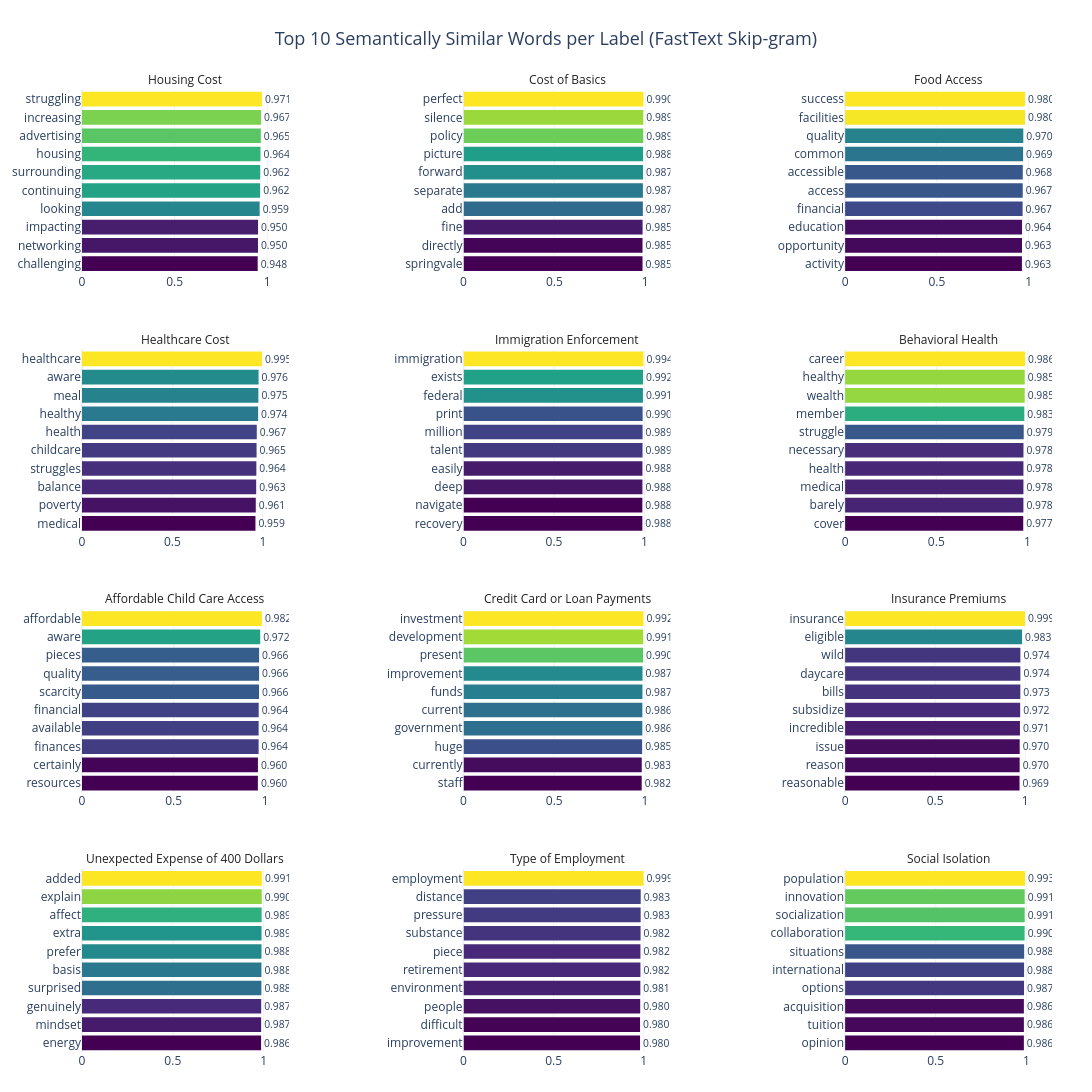

The notebook cell this image was saved under:
### Code cell
fig = plot_label_similarities(ftskipgram_model, label_list, topn=10, cols=3)
    fig.show()

### Figure 1 — Plotly figure (JSON) as saved in the notebook; plotly's stock layout.template omitted (floating-point values rounded to 4 significant figures)
{"data": [{"hovertemplate": "<b>%{y}</b><br>similarity: %{x:.4f}<extra></extra>", "marker": {"cmax": 0.9713, "cmin": 0.9484, "color": [0.9484, 0.9499, 0.9503, 0.959, 0.9616, 0.9621, 0.9635, 0.9653, 0.9667, 0.9713], "colorscale": [[0, "#440154"], [0.1111, "#482878"], [0.2222, "#3e4989"], [0.3333, "#31688e"], [0.4444, "#26828e"], [0.5556, "#1f9e89"], [0.6667, "#35b779"], [0.7778, "#6ece58"], [0.8889, "#b5de2b"], [1, "#fde725"]], "line": {"width": 0}}, "orientation": "h", "showlegend": false, "text": ["0.948", "0.950", "0.950", "0.959", "0.962", "0.962", "0.964", "0.965", "0.967", "0.971"], "textposition": "outside", "type": "bar", "x": [0.9484, 0.9499, 0.9503, 0.959, 0.9616, 0.9621, 0.9635, 0.9653, 0.9667, 0.9713], "xaxis": "x", "y": ["challenging", "networking", "impacting", "looking", "continuing", "surrounding", "housing", "advertising", "increasing", "struggling"], "yaxis": "y"}, {"hovertemplate": "<b>%{y}</b><br>similarity: %{x:.4f}<extra></extra>", "marker": {"cmax": 0.99, "cmin": 0.9848, "color": [0.9848, 0.9849, 0.9852, 0.9866, 0.9869, 0.9874, 0.9877, 0.9889, 0.9892, 0.99], "colorscale": [[0, "#440154"], [0.1111, "#482878"], [0.2222, "#3e4989"], [0.3333, "#31688e"], [0.4444, "#26828e"], [0.5556, "#1f9e89"], [0.6667, "#35b779"], [0.7778, "#6ece58"], [0.8889, "#b5de2b"], [1, "#fde725"]], "line": {"width": 0}}, "orientation": "h", "showlegend": false, "text": ["0.985", "0.985", "0.985", "0.987", "0.987", "0.987", "0.988", "0.989", "0.989", "0.990"], "textposition": "outside", "type": "bar", "x": [0.9848, 0.9849, 0.9852, 0.9866, 0.9869, 0.9874, 0.9877, 0.9889, 0.9892, 0.99], "xaxis": "x2", "y": ["springvale", "directly", "fine", "add", "separate", "forward", "picture", "policy", "silence", "perfect"], "yaxis": "y2"}, {"hovertemplate": "<b>%{y}</b><br>similarity: %{x:.4f}<extra></extra>", "marker": {"cmax": 0.9798, "cmin": 0.9629, "color": [0.9629, 0.9633, 0.9636, 0.9667, 0.9674, 0.9676, 0.9695, 0.9705, 0.9796, 0.9798], "colorscale": [[0, "#440154"], [0.1111, "#482878"], [0.2222, "#3e4989"], [0.3333, "#31688e"], [0.4444, "#26828e"], [0.5556, "#1f9e89"], [0.6667, "#35b779"], [0.7778, "#6ece58"], [0.8889, "#b5de2b"], [1, "#fde725"]], "line": {"width": 0}}, "orientation": "h", "showlegend": false, "text": ["0.963", "0.963", "0.964", "0.967", "0.967", "0.968", "0.969", "0.970", "0.980", "0.980"], "textposition": "outside", "type": "bar", "x": [0.9629, 0.9633, 0.9636, 0.9667, 0.9674, 0.9676, 0.9695, 0.9705, 0.9796, 0.9798], "xaxis": "x3", "y": ["activity", "opportunity", "education", "financial", "access", "accessible", "common", "quality", "facilities", "success"], "yaxis": "y3"}, {"hovertemplate": "<b>%{y}</b><br>similarity: %{x:.4f}<extra></extra>", "marker": {"cmax": 0.9951, "cmin": 0.9592, "color": [0.9592, 0.961, 0.9633, 0.9642, 0.9654, 0.9666, 0.974, 0.9753, 0.9765, 0.9951], "colorscale": [[0, "#440154"], [0.1111, "#482878"], [0.2222, "#3e4989"], [0.3333, "#31688e"], [0.4444, "#26828e"], [0.5556, "#1f9e89"], [0.6667, "#35b779"], [0.7778, "#6ece58"], [0.8889, "#b5de2b"], [1, "#fde725"]], "line": {"width": 0}}, "orientation": "h", "showlegend": false, "text": ["0.959", "0.961", "0.963", "0.964", "0.965", "0.967", "0.974", "0.975", "0.976", "0.995"], "textposition": "outside", "type": "bar", "x": [0.9592, 0.961, 0.9633, 0.9642, 0.9654, 0.9666, 0.974, 0.9753, 0.9765, 0.9951], "xaxis": "x4", "y": ["medical", "poverty", "balance", "struggles", "childcare", "health", "healthy", "meal", "aware", "healthcare"], "yaxis": "y4"}, {"hovertemplate": "<b>%{y}</b><br>similarity: %{x:.4f}<extra></extra>", "marker": {"cmax": 0.9942, "cmin": 0.988, "color": [0.988, 0.988, 0.9884, 0.9885, 0.9891, 0.9893, 0.9896, 0.9912, 0.9915, 0.9942], "colorscale": [[0, "#440154"], [0.1111, "#482878"], [0.2222, "#3e4989"], [0.3333, "#31688e"], [0.4444, "#26828e"], [0.5556, "#1f9e89"], [0.6667, "#35b779"], [0.7778, "#6ece58"], [0.8889, "#b5de2b"], [1, "#fde725"]], "line": {"width": 0}}, "orientation": "h", "showlegend": false, "text": ["0.988", "0.988", "0.988", "0.988", "0.989", "0.989", "0.990", "0.991", "0.992", "0.994"], "textposition": "outside", "type": "bar", "x": [0.988, 0.988, 0.9884, 0.9885, 0.9891, 0.9893, 0.9896, 0.9912, 0.9915, 0.9942], "xaxis": "x5", "y": ["recovery", "navigate", "deep", "easily", "talent", "million", "print", "federal", "exists", "immigration"], "yaxis": "y5"}, {"hovertemplate": "<b>%{y}</b><br>similarity: %{x:.4f}<extra></extra>", "marker": {"cmax": 0.9863, "cmin": 0.9767, "color": [0.9767, 0.9776, 0.9777, 0.9777, 0.9779, 0.9793, 0.9827, 0.9848, 0.9848, 0.9863], "colorscale": [[0, "#440154"], [0.1111, "#482878"], [0.2222, "#3e4989"], [0.3333, "#31688e"], [0.4444, "#26828e"], [0.5556, "#1f9e89"], [0.6667, "#35b779"], [0.7778, "#6ece58"], [0.8889, "#b5de2b"], [1, "#fde725"]], "line": {"width": 0}}, "orientation": "h", "showlegend": false, "text": ["0.977", "0.978", "0.978", "0.978", "0.978", "0.979", "0.983", "0.985", "0.985", "0.986"], "textposition": "outside", "type": "bar", "x": [0.9767, 0.9776, 0.9777, 0.9777, 0.9779, 0.9793, 0.9827, 0.9848, 0.9848, 0.9863], "xaxis": "x6", "y": ["cover", "barely", "medical", "health", "necessary", "struggle", "member", "wealth", "healthy", "career"], "yaxis": "y6"}, {"hovertemplate": "<b>%{y}</b><br>similarity: %{x:.4f}<extra></extra>", "marker": {"cmax": 0.9817, "cmin": 0.9595, "color": [0.9595, 0.9598, 0.9635, 0.9637, 0.9639, 0.9658, 0.966, 0.9661, 0.9722, 0.9817], "colorscale": [[0, "#440154"], [0.1111, "#482878"], [0.2222, "#3e4989"], [0.3333, "#31688e"], [0.4444, "#26828e"], [0.5556, "#1f9e89"], [0.6667, "#35b779"], [0.7778, "#6ece58"], [0.8889, "#b5de2b"], [1, "#fde725"]], "line": {"width": 0}}, "orientation": "h", "showlegend": false, "text": ["0.960", "0.960", "0.964", "0.964", "0.964", "0.966", "0.966", "0.966", "0.972", "0.982"], "textposition": "outside", "type": "bar", "x": [0.9595, 0.9598, 0.9635, 0.9637, 0.9639, 0.9658, 0.966, 0.9661, 0.9722, 0.9817], "xaxis": "x7", "y": ["resources", "certainly", "finances", "available", "financial", "scarcity", "quality", "pieces", "aware", "affordable"], "yaxis": "y7"}, {"hovertemplate": "<b>%{y}</b><br>similarity: %{x:.4f}<extra></extra>", "marker": {"cmax": 0.9921, "cmin": 0.9824, "color": [0.9824, 0.9827, 0.9848, 0.9859, 0.986, 0.9866, 0.987, 0.9896, 0.9907, 0.9921], "colorscale": [[0, "#440154"], [0.1111, "#482878"], [0.2222, "#3e4989"], [0.3333, "#31688e"], [0.4444, "#26828e"], [0.5556, "#1f9e89"], [0.6667, "#35b779"], [0.7778, "#6ece58"], [0.8889, "#b5de2b"], [1, "#fde725"]], "line": {"width": 0}}, "orientation": "h", "showlegend": false, "text": ["0.982", "0.983", "0.985", "0.986", "0.986", "0.987", "0.987", "0.990", "0.991", "0.992"], "textposition": "outside", "type": "bar", "x": [0.9824, 0.9827, 0.9848, 0.9859, 0.986, 0.9866, 0.987, 0.9896, 0.9907, 0.9921], "xaxis": "x8", "y": ["staff", "currently", "huge", "government", "current", "funds", "improvement", "present", "development", "investment"], "yaxis": "y8"}, {"hovertemplate": "<b>%{y}</b><br>similarity: %{x:.4f}<extra></extra>", "marker": {"cmax": 0.9993, "cmin": 0.9689, "color": [0.9689, 0.9696, 0.9698, 0.9712, 0.9724, 0.9733, 0.9735, 0.9736, 0.983, 0.9993], "colorscale": [[0, "#440154"], [0.1111, "#482878"], [0.2222, "#3e4989"], [0.3333, "#31688e"], [0.4444, "#26828e"], [0.5556, "#1f9e89"], [0.6667, "#35b779"], [0.7778, "#6ece58"], [0.8889, "#b5de2b"], [1, "#fde725"]], "line": {"width": 0}}, "orientation": "h", "showlegend": false, "text": ["0.969", "0.970", "0.970", "0.971", "0.972", "0.973", "0.974", "0.974", "0.983", "0.999"], "textposition": "outside", "type": "bar", "x": [0.9689, 0.9696, 0.9698, 0.9712, 0.9724, 0.9733, 0.9735, 0.9736, 0.983, 0.9993], "xaxis": "x9", "y": ["reasonable", "reason", "issue", "incredible", "subsidize", "bills", "daycare", "wild", "eligible", "insurance"], "yaxis": "y9"}, {"hovertemplate": "<b>%{y}</b><br>similarity: %{x:.4f}<extra></extra>", "marker": {"cmax": 0.9908, "cmin": 0.9862, "color": [0.9862, 0.9866, 0.9867, 0.9879, 0.9881, 0.9884, 0.9886, 0.9891, 0.99, 0.9908], "colorscale": [[0, "#440154"], [0.1111, "#482878"], [0.2222, "#3e4989"], [0.3333, "#31688e"], [0.4444, "#26828e"], [0.5556, "#1f9e89"], [0.6667, "#35b779"], [0.7778, "#6ece58"], [0.8889, "#b5de2b"], [1, "#fde725"]], "line": {"width": 0}}, "orientation": "h", "showlegend": false, "text": ["0.986", "0.987", "0.987", "0.988", "0.988", "0.988", "0.989", "0.989", "0.990", "0.991"], "textposition": "outside", "type": "bar", "x": [0.9862, 0.9866, 0.9867, 0.9879, 0.9881, 0.9884, 0.9886, 0.9891, 0.99, 0.9908], "xaxis": "x10", "y": ["energy", "mindset", "genuinely", "surprised", "basis", "prefer", "extra", "affect", "explain", "added"], "yaxis": "y10"}, {"hovertemplate": "<b>%{y}</b><br>similarity: %{x:.4f}<extra></extra>", "marker": {"cmax": 0.9985, "cmin": 0.9795, "color": [0.9795, 0.9796, 0.9804, 0.9812, 0.9817, 0.9817, 0.9824, 0.9829, 0.9832, 0.9985], "colorscale": [[0, "#440154"], [0.1111, "#482878"], [0.2222, "#3e4989"], [0.3333, "#31688e"], [0.4444, "#26828e"], [0.5556, "#1f9e89"], [0.6667, "#35b779"], [0.7778, "#6ece58"], [0.8889, "#b5de2b"], [1, "#fde725"]], "line": {"width": 0}}, "orientation": "h", "showlegend": false, "text": ["0.980", "0.980", "0.980", "0.981", "0.982", "0.982", "0.982", "0.983", "0.983", "0.999"], "textposition": "outside", "type": "bar", "x": [0.9795, 0.9796, 0.9804, 0.9812, 0.9817, 0.9817, 0.9824, 0.9829, 0.9832, 0.9985], "xaxis": "x11", "y": ["improvement", "difficult", "people", "environment", "retirement", "piece", "substance", "pressure", "distance", "employment"], "yaxis": "y11"}, {"hovertemplate": "<b>%{y}</b><br>similarity: %{x:.4f}<extra></extra>", "marker": {"cmax": 0.9926, "cmin": 0.9863, "color": [0.9863, 0.9864, 0.9864, 0.9873, 0.9875, 0.988, 0.9905, 0.9909, 0.9911, 0.9926], "colorscale": [[0, "#440154"], [0.1111, "#482878"], [0.2222, "#3e4989"], [0.3333, "#31688e"], [0.4444, "#26828e"], [0.5556, "#1f9e89"], [0.6667, "#35b779"], [0.7778, "#6ece58"], [0.8889, "#b5de2b"], [1, "#fde725"]], "line": {"width": 0}}, "orientation": "h", "showlegend": false, "text": ["0.986", "0.986", "0.986", "0.987", "0.988", "0.988", "0.990", "0.991", "0.991", "0.993"], "textposition": "outside", "type": "bar", "x": [0.9863, 0.9864, 0.9864, 0.9873, 0.9875, 0.988, 0.9905, 0.9909, 0.9911, 0.9926], "xaxis": "x12", "y": ["opinion", "tuition", "acquisition", "options", "international", "situations", "collaboration", "socialization", "innovation", "population"], "yaxis": "y12"}], "layout": {"annotations": [{"font": {"color": "#222", "size": 12}, "showarrow": false, "text": "Housing Cost", "x": 0.1067, "xanchor": "center", "xref": "paper", "y": 1, "yanchor": "bottom", "yref": "paper"}, {"font": {"color": "#222", "size": 12}, "showarrow": false, "text": "Cost of Basics", "x": 0.5, "xanchor": "center", "xref": "paper", "y": 1, "yanchor": "bottom", "yref": "paper"}, {"font": {"color": "#222", "size": 12}, "showarrow": false, "text": "Food Access", "x": 0.8933, "xanchor": "center", "xref": "paper", "y": 1, "yanchor": "bottom", "yref": "paper"}, {"font": {"color": "#222", "size": 12}, "showarrow": false, "text": "Healthcare Cost", "x": 0.1067, "xanchor": "center", "xref": "paper", "y": 0.73, "yanchor": "bottom", "yref": "paper"}, {"font": {"color": "#222", "size": 12}, "showarrow": false, "text": "Immigration Enforcement", "x": 0.5, "xanchor": "center", "xref": "paper", "y": 0.73, "yanchor": "bottom", "yref": "paper"}, {"font": {"color": "#222", "size": 12}, "showarrow": false, "text": "Behavioral Health", "x": 0.8933, "xanchor": "center", "xref": "paper", "y": 0.73, "yanchor": "bottom", "yref": "paper"}, {"font": {"color": "#222", "size": 12}, "showarrow": false, "text": "Affordable Child Care Access", "x": 0.1067, "xanchor": "center", "xref": "paper", "y": 0.46, "yanchor": "bottom", "yref": "paper"}, {"font": {"color": "#222", "size": 12}, "showarrow": false, "text": "Credit Card or Loan Payments", "x": 0.5, "xanchor": "center", "xref": "paper", "y": 0.46, "yanchor": "bottom", "yref": "paper"}, {"font": {"color": "#222", "size": 12}, "showarrow": false, "text": "Insurance Premiums", "x": 0.8933, "xanchor": "center", "xref": "paper", "y": 0.46, "yanchor": "bottom", "yref": "paper"}, {"font": {"color": "#222", "size": 12}, "showarrow": false, "text": "Unexpected Expense of 400 Dollars", "x": 0.1067, "xanchor": "center", "xref": "paper", "y": 0.19, "yanchor": "bottom", "yref": "paper"}, {"font": {"color": "#222", "size": 12}, "showarrow": false, "text": "Type of Employment", "x": 0.5, "xanchor": "center", "xref": "paper", "y": 0.19, "yanchor": "bottom", "yref": "paper"}, {"font": {"color": "#222", "size": 12}, "showarrow": false, "text": "Social Isolation", "x": 0.8933, "xanchor": "center", "xref": "paper", "y": 0.19, "yanchor": "bottom", "yref": "paper"}], "height": 1280, "margin": {"b": 40, "l": 60, "r": 40, "t": 90}, "title": {"font": {"size": 18}, "text": "Top 10 Semantically Similar Words per Label (FastText Skip-gram)", "x": 0.5}, "width": 1200, "xaxis": {"anchor": "y", "domain": [0, 0.2133], "gridcolor": "rgba(0,0,0,0.06)", "range": [0, 1.117], "showgrid": true}, "xaxis10": {"anchor": "y10", "domain": [0, 0.2133], "gridcolor": "rgba(0,0,0,0.06)", "range": [0, 1.139], "showgrid": true}, "xaxis11": {"anchor": "y11", "domain": [0.3933, 0.6067], "gridcolor": "rgba(0,0,0,0.06)", "range": [0, 1.148], "showgrid": true}, "xaxis12": {"anchor": "y12", "domain": [0.7867, 1], "gridcolor": "rgba(0,0,0,0.06)", "range": [0, 1.141], "showgrid": true}, "xaxis2": {"anchor": "y2", "domain": [0.3933, 0.6067], "gridcolor": "rgba(0,0,0,0.06)", "range": [0, 1.139], "showgrid": true}, "xaxis3": {"anchor": "y3", "domain": [0.7867, 1], "gridcolor": "rgba(0,0,0,0.06)", "range": [0, 1.127], "showgrid": true}, "xaxis4": {"anchor": "y4", "domain": [0, 0.2133], "gridcolor": "rgba(0,0,0,0.06)", "range": [0, 1.144], "showgrid": true}, "xaxis5": {"anchor": "y5", "domain": [0.3933, 0.6067], "gridcolor": "rgba(0,0,0,0.06)", "range": [0, 1.143], "showgrid": true}, "xaxis6": {"anchor": "y6", "domain": [0.7867, 1], "gridcolor": "rgba(0,0,0,0.06)", "range": [0, 1.134], "showgrid": true}, "xaxis7": {"anchor": "y7", "domain": [0, 0.2133], "gridcolor": "rgba(0,0,0,0.06)", "range": [0, 1.129], "showgrid": true}, "xaxis8": {"anchor": "y8", "domain": [0.3933, 0.6067], "gridcolor": "rgba(0,0,0,0.06)", "range": [0, 1.141], "showgrid": true}, "xaxis9": {"anchor": "y9", "domain": [0.7867, 1], "gridcolor": "rgba(0,0,0,0.06)", "range": [0, 1.149], "showgrid": true}, "yaxis": {"anchor": "x", "automargin": true, "domain": [0.81, 1]}, "yaxis10": {"anchor": "x10", "automargin": true, "domain": [0, 0.19]}, "yaxis11": {"anchor": "x11", "automargin": true, "domain": [0, 0.19]}, "yaxis12": {"anchor": "x12", "automargin": true, "domain": [0, 0.19]}, "yaxis2": {"anchor": "x2", "automargin": true, "domain": [0.81, 1]}, "yaxis3": {"anchor": "x3", "automargin": true, "domain": [0.81, 1]}, "yaxis4": {"anchor": "x4", "automargin": true, "domain": [0.54, 0.73]}, "yaxis5": {"anchor": "x5", "automargin": true, "domain": [0.54, 0.73]}, "yaxis6": {"anchor": "x6", "automargin": true, "domain": [0.54, 0.73]}, "yaxis7": {"anchor": "x7", "automargin": true, "domain": [0.27, 0.46]}, "yaxis8": {"anchor": "x8", "automargin": true, "domain": [0.27, 0.46]}, "yaxis9": {"anchor": "x9", "automargin": true, "domain": [0.27, 0.46]}}}
